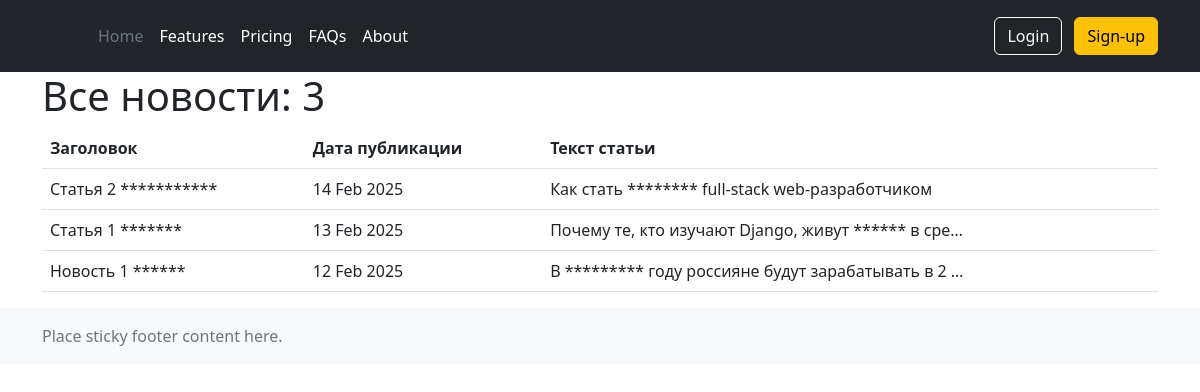
Page /news/ on the committed database.
### news/models.py (models this page shows, shortened)
class Post(models.Model):
    author = models.ForeignKey('Author', on_delete=models.CASCADE)
    NEWS = 'NW'
    ARTICLE = 'AR'
    CATEGORY_CHOICES = (
        (NEWS, 'Новость'),
        (ARTICLE, 'Статья'),
    )
    categoryType = models.CharField(max_length=2, choices=CATEGORY_CHOICES, default=ARTICLE)
    dateCreation = models.DateTimeField(auto_now_add=True)
    postCategory = models.ManyToManyField('Category', through='PostCategory')
    title = models.CharField(max_length=128)
    text = models.TextField()
    rating = models.SmallIntegerField(default=0)

### news/views.py (the view)
# urls.py: path('',PostsList.as_view()),
class PostsList (ListView):
    model = Post
    template_name = 'news/news.html'
    context_object_name = 'news'
    queryset = Post.objects.order_by('-dateCreation')

### news/templatetags/custom_filters.py (called while the page is built)
@register.filter(name='censor')
def censor(text):
    censors_words = ["успешным", "дольше", "следующем", "плохая", "ужасная", "сумасшедшая"]
    for word in censors_words:
        text = text.replace(word, '*' * len(word))
    return text

### news/templates/news/news.html (shortened to what this page needs)
{% extends 'layout/default.html' %}
{% load custom_filters %}
{% block content %}
<h1>Все новости: {{ news|length }} </h1>
{% if news %}
<table class="table">
    <tr>
        <th scope="col">
            Заголовок
        </th>
        <th scope="col">
            Дата публикации
        </th>
        <th scope="col">
            Текст статьи
        </th>
    </tr>
{% for new in news %}
    <tr>
        <td>
            {{ new.title|censor }}
        </td>
        <td>
            {{ new.dateCreation|date:'d M Y' }}
        </td>
        <td>
            {{ new.text|truncatechars:50|censor }}
        </td>
    </tr>
{% endfor %}
</table>
{% else %}
    <h2>Новостей нет!</h2>
{% endif %}
{% endblock content %}

### rows in the picture
Post: title|censor "Статья 2 ***********", dateCreation "14 Feb 2025", text|censor "Как стать ******** full-stack web-разработчиком"
Post: title|censor "Статья 1 *******", dateCreation "13 Feb 2025", text|censor "Почему те, кто изучают Django, живут ****** в сре…"
Post: title|censor "Новость 1 ******", dateCreation "12 Feb 2025", text|censor "В ********* году россияне будут зарабатывать в 2 …"

### other values in the picture
{{ news|length }} "3"
